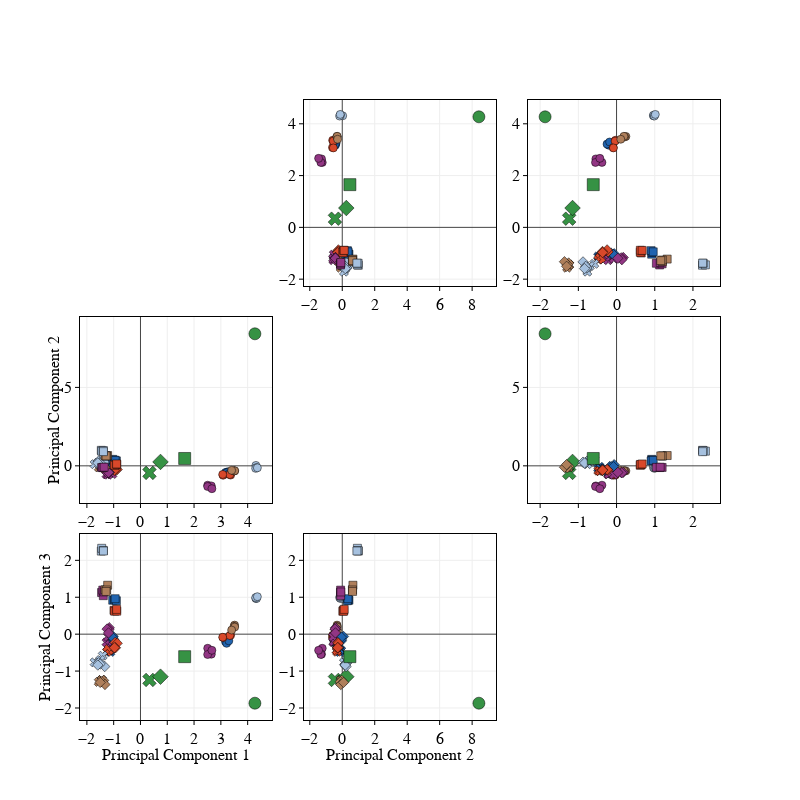

Notebook source saved alongside this figure:
### Markdown cell above
### Plot scores of first 3 PCs ###

### Code cell
strain_list = ['WT', 'Δ(adh,pta)-D1', 'Δ(adh,pta)-D28', 'Δ(adh,pta)-D59']
condition_list = ['RDM + 7.0 a.u. pH', 'RDM + 1.0 mM Cysteine', 'RDM + 1.0 mM DTT', 'RDM + 8.0 mM Na2S', 'RDM + 8.0 a.u. pH']
analyte_list = ['Acetate', 'Formate', 'Lactate', 'Pyruvate', 'Succinate', 'Biomass', 'Growth Rate']

symbols = ['circle', 'x', 'diamond', 'square']

colors = ['rgb(33, 100, 175)',
          'rgb(217, 72, 42)',
          'rgb(146, 54, 132)',
          'rgb(175, 127, 91)',
         'rgb(166.0, 193, 223)']
fig = make_subplots(rows=3, cols=3, vertical_spacing=0.05, shared_xaxes=False, shared_yaxes=False, horizontal_spacing=0.05)

for k in range(3):
    for l in range(3):
        if k!=l:
            for i, strain in enumerate(strain_list):
                for j,condition in enumerate(['reactor'] + condition_list):
                    if condition!='reactor':
                        fig.add_trace(go.Scatter(x=final_df[(final_df['strain']==strain) & (final_df['condition']==condition)]['PC'+str(l+1)],
                                                     y=final_df[(final_df['strain']==strain) & (final_df['condition']==condition)]['PC'+str(k+1)],
                                                     mode='markers', showlegend=False,
                                                     marker=dict(symbol=symbols[i], size=8, color=colors[j-1],
                                                                 line=dict(color='black', width=0.5))),
                                     row=k+1, col=l+1)
                    else:

                        fig.add_trace(go.Scatter(x=final_df[(final_df['strain']==strain) & (final_df['condition']==condition)]['PC'+str(l+1)],
                                                     y=final_df[(final_df['strain']==strain) & (final_df['condition']==condition)]['PC'+str(k+1)],
                                                     mode='markers', showlegend=False,
                                                     marker=dict(symbol=symbols[i], size=12, color='rgb(54, 146, 68)',
                                                                 line=dict(color='black', width=0.5))),
                                     row=k+1, col=l+1)
        
        if k==2:
            fig.update_xaxes(title='Principal Component '+str(l+1), ticks='outside', ticklen=4, tickangle=0, nticks=8, title_standoff=0.5,

                              titlefont=dict(family='Myriad Pro', size=16, color='black'),row=k+1, col=l+1)
        if l==0:
            fig.update_yaxes(title='Principal Component '+str(k+1), ticks='outside', ticklen=4, tickangle=0, title_standoff=0,
                              titlefont=dict(family='Myriad Pro', size=16, color='black'),row=k+1, col=l+1)
            
        if k!=2:
            fig.update_xaxes(ticks='')

                        
                        
fig.update_layout(height=800, width=800, legend_x= 0.1, legend_y=-0.15, legend_font=dict(family='Myriad Pro', size=12, color='black'), legend_orientation='h')
fig.update_xaxes(showline=True, linewidth=1, linecolor='black', mirror=True, side='bottom',
                              ticks='outside', ticklen=4, tickangle=0, nticks=8,
                              tickfont=dict(size=16, family='Myriad Pro', color='black'), tickcolor='black',
                              showgrid=True,zeroline=True)
fig.update_yaxes(showgrid=True, zeroline=True,
                            tickfont=dict(family='Myriad Pro',size=16, color='black'), tickcolor='black', 

                              showline=True, linewidth=1, linecolor='black', mirror=True,
                              ticks='outside', ticklen=4, tickangle=0)
plot(fig)
#pio.write_image(fig,"Figures/si_fig_red_pca_scores.svg",format='svg')
